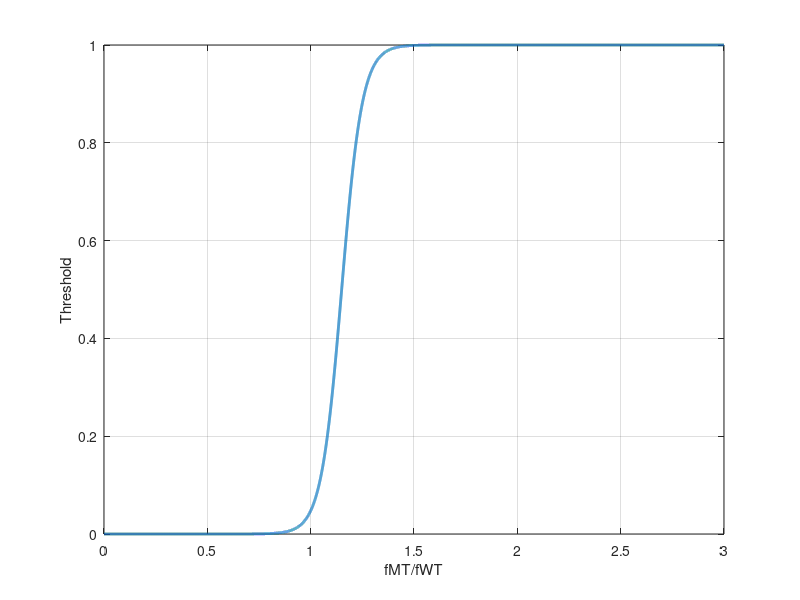
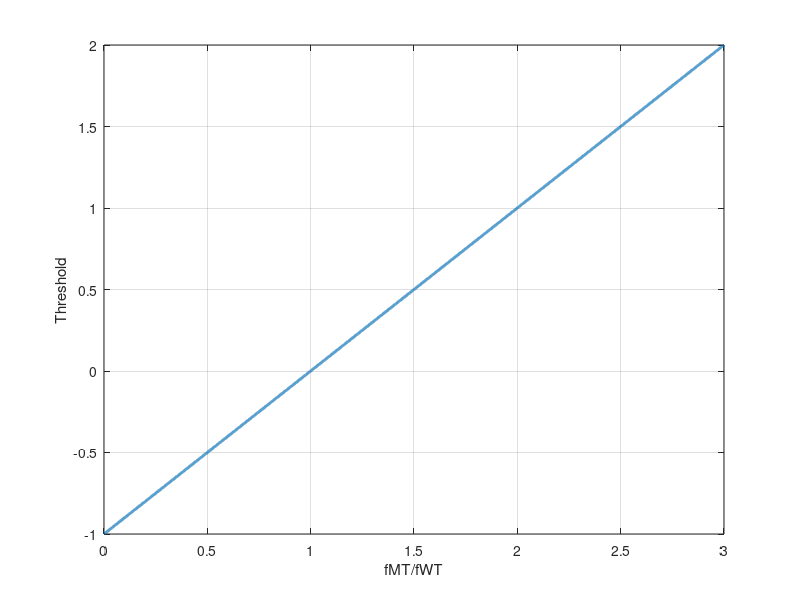

These figures' MATLAB source, in order:
x = 0:0.0001:3;
figure(); plot(x, 0.5*(1+tanh(10*(x-1.15))),'linewidth',2)
xlabel('fMT/fWT');
ylabel('Threshold');
grid on;
%%
x = 0:0.0001:3;
figure(); plot(x, x-1,'linewidth',2)
xlabel('fMT/fWT');
ylabel('Threshold');
grid on;


